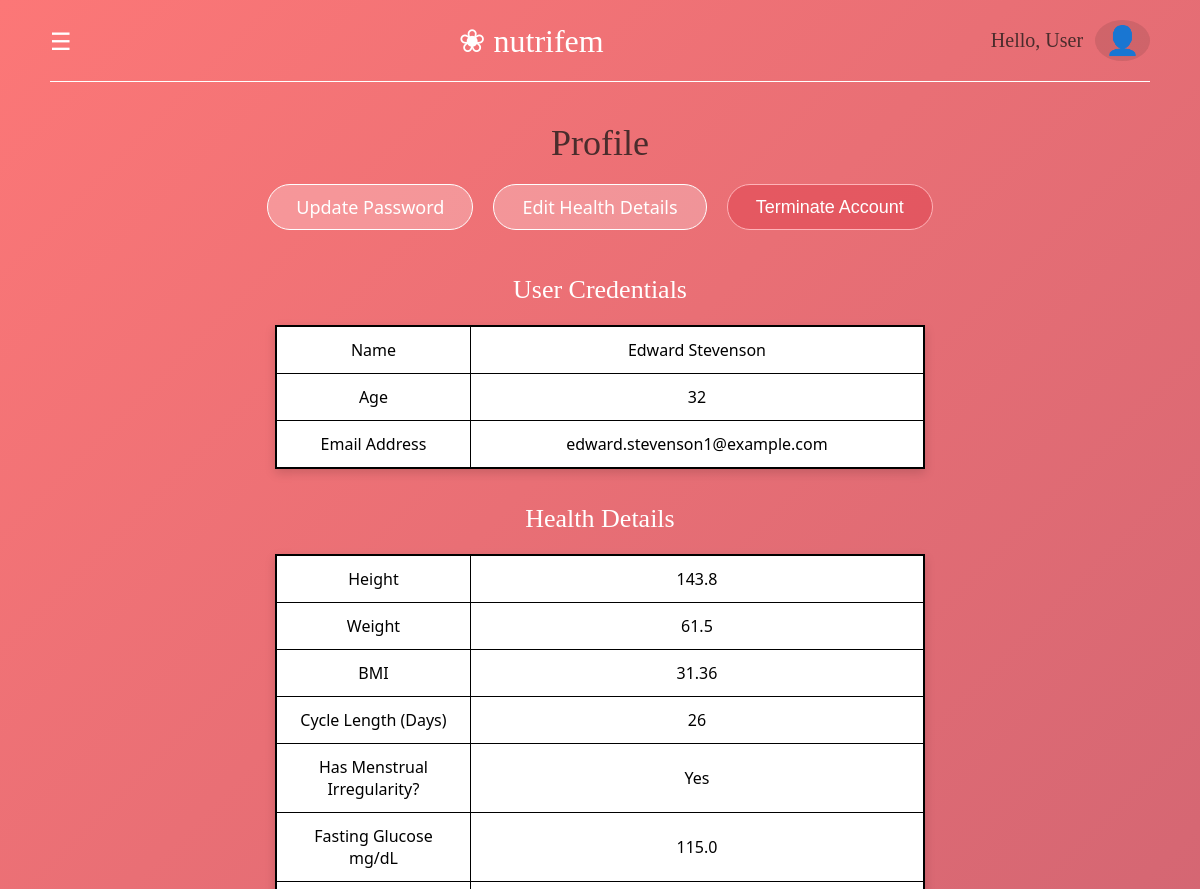
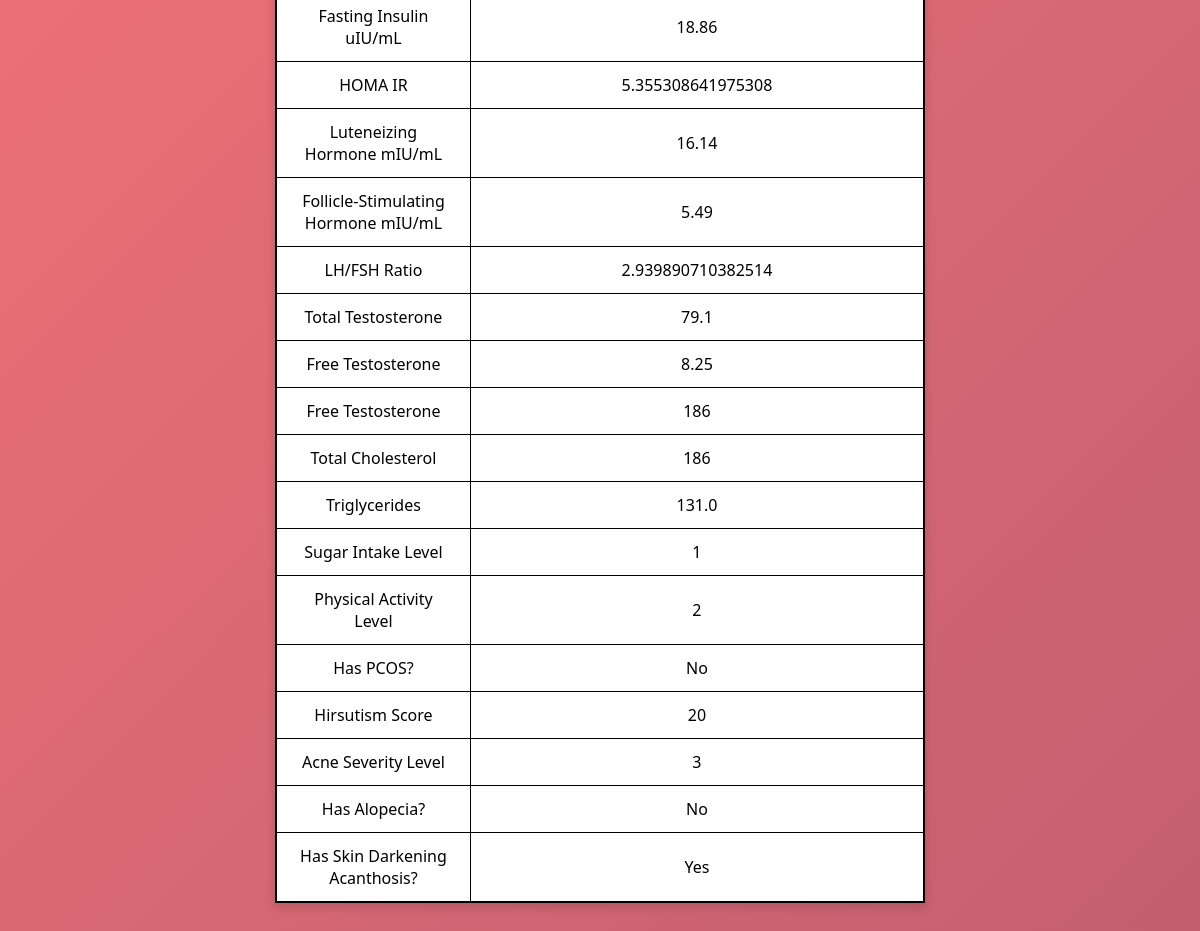
/profile (signed in), run on the app's committed database (2 pictures, top to bottom).
### tables this page shows
CREATE TABLE "patientdata" (
"Age" INTEGER,
  "Height_cm" REAL,
  "Weight_kg" REAL,
  "BMI" REAL,
  "Menstrual_Cycle_Length_days" INTEGER,
  "Menstrual_Irregularity" INTEGER,
  "Fasting_Glucose_mg_dL" REAL,
  "Fasting_Insulin_uIU_mL" REAL,
  "HOMA_IR" REAL,
  "LH_mIU_mL" REAL,
  "FSH_mIU_mL" REAL,
  "LH_FSH_Ratio" REAL,
  "Total_Testosterone_ng_dL" REAL,
  "Free_Testosterone_pg_mL" REAL,
  "Total_Cholesterol_mg_dL" INTEGER,
  "Triglycerides_mg_dL" REAL,
  "Dietary_Sugar_Intake" INTEGER,
  "Physical_Activity_Level" INTEGER,
  "PCOS_Diagnosis" INTEGER,
  "Hirsutism_Score_FG" INTEGER,
  "Acne_Severity" INTEGER,
  "Alopecia" INTEGER,
  "Skin_Darkening_Acanthosis" INTEGER,
  "first_name" TEXT,
  "last_name" TEXT,
  "email" TEXT,
  "Target_Nutrient_Vector" TEXT,
  "hashed_password" TEXT
);

### WORKING_APP.py (the view)
@app.route("/profile")
def profile():
    if "ID" not in session:
        flash("Please log in to continue.")
        return redirect(url_for("login"))
    user_email = session["ID"]
    conn= sqlite3.connect(DB_PATH)
    conn.row_factory = sqlite3.Row #Accessing column names on rows
    cursor = conn.cursor()
    cursor.execute("SELECT * FROM patientdata WHERE lower(email) = lower(?)", (user_email,))
    user_row = cursor.fetchone()
    conn.close()
    if not user_row:
        flash("User details could not be found.")
        return redirect(url_for("dashboard"))
    return render_template(
        'profile.html',
        user=user_row,
        user_name=session.get("username", "User")
    )

### templates/profile.html (shortened to what this page needs)
<!DOCTYPE html>
<html lang="en">
<head>
    <link rel="stylesheet" href="{{ url_for('static', filename='css/profile_style.css') }}">
</head>
<body>
  <header class="navbar">
    <div class="menu-icon" onclick="openNav()">&#9776;</div>
    <div class="logo">
      <span class="flower-icon">&#10048;</span> nutrifem
    </div>
    <div class="user-profile">
        <span class="greeting">Hello, User</span>
        <span class="user-icon">&#128100;</span>
    </div>
  </header>
  <hr class="nav-divider">
  <main class="dashboard-wrapper">
    <div class="dashboard-content">
        <h1>Profile</h1>
        <div class="profile-actions">
          <a href="{{ url_for('update_password') }}" class="btn-pill">Update Password</a>
          <a href="{{ url_for('questionnaire') }}" class="btn-pill">Edit Health Details</a>
          <button type="button" class="btn-pill btn-danger" onclick="showTerminateModal()">Terminate Account</button>
        </div>
        <h2 class="table-heading">User Credentials</h2>
        <table class="details-table">
          <tr>
            <td class="label-col">Name</td>
            <td class="value-col">{{ user.first_name }} {{ user.last_name }}</td>
          </tr>
          <tr>
            <td class="label-col">Age</td>
            <td class="value-col">{{ user.Age if user.Age else 'N/A' }}</td>
          </tr>
          <tr>
            <td class="label-col">Email Address</td>
            <td class="value-col">{{ user.email }}</td>
          </tr>
        </table>
        <h2 class="table-heading">Health Details</h2>
        <table class="details-table">
          <tr>
            <td class="label-col">Height</td>
            <td class="value-col">{{ user.Height_cm if user.Height_cm else 'N/A' }}</td>
          </tr>
          <tr>
            <td class="label-col">Weight</td>
            <td class="value-col">{{ user.Weight_kg if user.Weight_kg else 'N/A' }}</td>
          </tr>
          <tr>
            <td class="label-col">BMI</td>
            <td class="value-col">{{ user.BMI if user.BMI else 'N/A' }}</td>
          </tr>
          <tr>
            <td class="label-col">Cycle Length (Days)</td>
            <td class="value-col">{{ user.Menstrual_Cycle_Length_days if user.Menstrual_Cycle_Length_days else 'N/A' }}</td>
          </tr>
          <tr>
            <td class="label-col">Has Menstrual Irregularity?</td>
            <td class="value-col">
              {% if user.Menstrual_Irregularity == 1 %}
                  Yes
              {% elif user.Menstrual_Irregularity == 0 %}
                  No
              {% else %}
                  N/A
              {% endif %}
            </td>
          </tr>
          <tr>
            <td class="label-col">Fasting Glucose mg/dL</td>
            <td class="value-col">{{ user.Fasting_Glucose_mg_dL if user.Fasting_Glucose_mg_dL else 'N/A' }}</td>
          </tr>
          <tr>
            <td class="label-col">Fasting Insulin uIU/mL</td>
            <td class="value-col">{{ user.Fasting_Insulin_uIU_mL if user.Fasting_Insulin_uIU_mL else 'N/A' }}</td>
          </tr>
          <tr>
            <td class="label-col">HOMA IR</td>
            <td class="value-col">{{ user.HOMA_IR if user.HOMA_IR else 'N/A' }}</td>
          </tr>
          <tr>
            <td class="label-col">Luteneizing Hormone mIU/mL</td>
            <td class="value-col">{{ user.LH_mIU_mL if user.LH_mIU_mL else 'N/A' }}</td>
          </tr>
          <tr>
            <td class="label-col">Follicle-Stimulating Hormone mIU/mL</td>
            <td class="value-col">{{ user.FSH_mIU_mL if user.FSH_mIU_mL else 'N/A' }}</td>
          </tr>
          <tr>
            <td class="label-col">LH/FSH Ratio</td>
            <td class="value-col">{{ user.LH_FSH_Ratio if user.LH_FSH_Ratio else 'N/A' }}</td>
          </tr>
          <tr>
            <td class="label-col">Total Testosterone</td>
            <td class="value-col">{{ user.Total_Testosterone_ng_dL if user.Total_Testosterone_ng_dL else 'N/A' }}</td>
          </tr>
          <tr>
            <td class="label-col">Free Testosterone</td>
            <td class="value-col">{{ user.Free_Testosterone_pg_mL if user.Free_Testosterone_pg_mL else 'N/A' }}</td>
          </tr>
          <tr>
            <td class="label-col">Free Testosterone</td>
            <td class="value-col">{{ user.Total_Cholesterol_mg_dL if user.Total_Cholesterol_mg_dL else 'N/A' }}</td>
          </tr>
          <tr>
            <td class="label-col">Total Cholesterol</td>
            <td class="value-col">{{ user.Total_Cholesterol_mg_dL if user.Total_Cholesterol_mg_dL else 'N/A' }}</td>
          </tr>
          <tr>
            <td class="label-col">Triglycerides</td>
            <td class="value-col">{{ user.Triglycerides_mg_dL if user.Triglycerides_mg_dL else 'N/A' }}</td>
          </tr>
          <tr>
            <td class="label-col">Sugar Intake Level</td>
            <td class="value-col">{{ user.Dietary_Sugar_Intake if user.Dietary_Sugar_Intake else 'N/A' }}</td>
          </tr>
          <tr>
            <td class="label-col">Physical Activity Level</td>
            <td class="value-col">{{ user.Physical_Activity_Level if user.Physical_Activity_Level else 'N/A' }}</td>
          </tr>
          <tr>
            <td class="label-col">Has PCOS?</td>
            <td class="value-col">
              {% if user.PCOS_Diagnosis == 1 %}
                  Yes
              {% elif user.PCOS_Diagnosis == 0 %}
                  No
              {% else %}
                  N/A
              {% endif %}
            </td>
          </tr>
          <tr>
            <td class="label-col">Hirsutism Score</td>
            <td class="value-col">{{ user.Hirsutism_Score_FG if user.Hirsutism_Score_FG else 'N/A' }}</td>
          </tr>
          <tr>
            <td class="label-col">Acne Severity Level</td>
            <td class="value-col">{{ user.Acne_Severity if user.Acne_Severity else 'N/A' }}</td>
          </tr>
          <tr>
            <td class="label-col">Has Alopecia?</td>
            <td class="value-col">
              {% if user.Alopecia == 1 %}
                  Yes
              {% elif user.Alopecia == 0 %}
                  No
              {% else %}
                  N/A
              {% endif %}
            </td>
          </tr>
          <tr>
            <td class="label-col">Has Skin Darkening Acanthosis?</td>
            <td class="value-col">
              {% if user.Skin_Darkening_Acanthosis == 1 %}
                  Yes
              {% elif user.Skin_Darkening_Acanthosis == 0 %}
                  No
              {% else %}
                  N/A
              {% endif %}
            </td>
          </tr>
        </table>
    </div>
  </main>
</body>
</html>

### static/css/profile_style.css (style rules this page uses)
* { box-sizing: border-box; margin: 0; padding: 0; }
body { background: linear-gradient(135deg, #fc7777 0%, #c35f71 100%); color: white; font-family: 'Segoe UI', Tahoma, Geneva, Verdana, sans-serif; min-height: 100vh; }
.navbar { display: flex; justify-content: space-between; align-items: center; padding: 20px 50px; }
.menu-icon { font-size: 24px; cursor: pointer; }
.logo { font-size: 32px; font-family: Georgia, serif; }
.nav-divider { border: 0; border-top: 1px solid white; margin: 0 50px; }
.user-profile { display: flex; align-items: center; gap: 12px; font-family: Georgia, serif; font-size: 20px; color: #4a2c2c; }
.user-icon { font-size: 28px; background-color: rgba(74, 44, 44, 0.15); padding: 4px 10px; border-radius: 50%; display: flex; align-items: center; justify-content: center; }
.dashboard-wrapper { padding-top: 40px; padding-bottom: 40px; }
.dashboard-content { display: flex; flex-direction: column; align-items: center; text-align: center; gap: 20px; }
.dashboard-content h1 { font-family: Georgia, serif; font-size: 36px; font-weight: normal; color: #4a2c2c; }
.table-heading { font-family: Georgia, serif; font-size: 26px; font-weight: normal; color: white; margin-top: 15px; }
.profile-actions { display: flex; justify-content: center; gap: 20px; flex-wrap: wrap; margin-bottom: 10px; }
.btn-pill { padding: 10px 28px; font-size: 18px; background-color: rgba(255, 255, 255, 0.25); border: 1.5px solid white; border-radius: 30px; color: white; text-decoration: none; transition: all 0.3s ease; }
.details-table { width: 100%; max-width: 650px; border-collapse: collapse; background-color: white; color: black; border: 2px solid black; box-shadow: 0 4px 10px rgba(0, 0, 0, 0.15); }
.details-table td { border: 1.5px solid black; padding: 12px 20px; font-size: 16px; }
.label-col { width: 30%; text-align: center; font-weight: 500; }
.value-col { width: 70%; text-align: center; }
.btn-danger { background-color: rgba(220, 53, 69, 0.4); border-color: #ffb3b8; cursor: pointer; }

### data on the page
patientdata: first_name "Edward", last_name "Stevenson", Age "32", email "edward.stevenson1@example.com", Height_cm "143.8", Weight_kg "61.5", BMI "31.36", Menstrual_Cycle_Length_days "26", Fasting_Glucose_mg_dL "115.0", Fasting_Insulin_uIU_mL "18.86", HOMA_IR "5.355308641975308", LH_mIU_mL "16.14", FSH_mIU_mL "5.49", LH_FSH_Ratio "2.939890710382514", Total_Testosterone_ng_dL "79.1", Free_Testosterone_pg_mL "8.25", Total_Cholesterol_mg_dL "186", Triglycerides_mg_dL "131.0", Dietary_Sugar_Intake "1", Physical_Activity_Level "2", Hirsutism_Score_FG "20", Acne_Severity "3"
